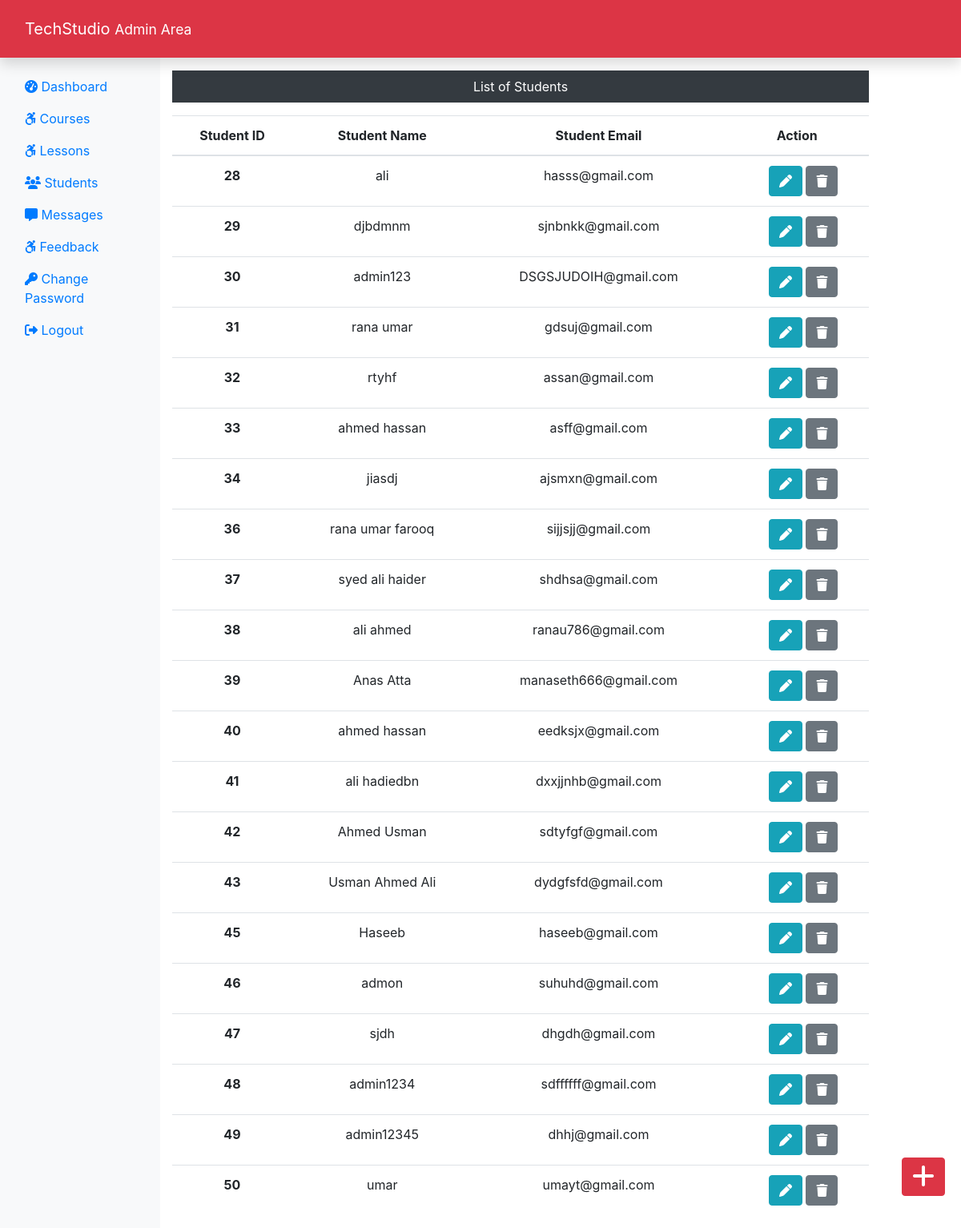
The page /student.php (signed in) on the database its author committed.
### tables this page shows
CREATE TABLE `student` (
  `stu_id` int(11) NOT NULL,
  `stu_name` varchar(255) NOT NULL,
  `stu_email` varchar(255) NOT NULL,
  `stu_pass` varchar(255) NOT NULL,
  `stu_occ` varchar(255) NOT NULL,
  `stu_img` text NOT NULL
);

### student.php (the view, shortened to what this page needs)
<?php
require_once "dbconnection.php";
include ('adminheader.php');
?>
<div class="col-sm-9 mt-5 text-center">
    <p class="bg-dark text-white p-2">List of Students</p>
    <?php
    $sql = "select * from student";
    $result = mysqli_query($mysqli, $sql);
    if(mysqli_num_rows($result) > 0){
    ?>
        <table class="table">
            <thead>
                <tr>
                    <th scope="col">Student ID</th>
                    <th scope="col">Student Name</th>
                    <th scope="col">Student Email</th>
                    <th scope="col">Action</th>
                </tr>
            </thead>
            <tbody>
                <?php
                while($row = mysqli_fetch_assoc($result)){
                    echo '<tr>';
                    echo '<th scope="row">'.$row['stu_id'].'</th>';
                    echo '<td>'.$row['stu_name'].'</td>';
                    echo '<td>'.$row['stu_email'].'</td>';
                    echo '<td>';
                    echo '<form action="editstudent.php" method="post" class="d-inline">
                    <input type="hidden" name="id" value='.$row["stu_id"].'>
                    <button type="submit" class="btn btn-info ml-3" name="view"><i class="fas fa-pen"></i></button>
                    </form>
                    <form action="" method="post" class="d-inline">
                    <input type="hidden" name="id" value='.$row["stu_id"].'>
                    <button type="submit" class="btn btn-secondary" name="delete"><i class="fa-solid fa-trash"></i></button>
                    </form>
                    </td></tr>';
                }?>
            </tbody>
        </table>
    <?php } else {
        echo "0 Result";
    }
        ?>
</div>
</div>
<div>
    <a class="btn btn-danger boxbtn" href="addstudent.php"><i class="fas fa-plus fa-2x"></i></a>
</div>
</body>
</html>

### css/style.css (style rules this page uses)
:root { --color-1 : #dc3545; -color-2 : #225470; }

### adminheader.php (style rules this page uses)
.boxbtn { position: fixed; bottom: 10px; right: 20px; margin-bottom: 30px; }

### rows shown on the page
student: stu_id "28", stu_name "ali", stu_email "hasss@gmail.com"
student: stu_id "29", stu_name "djbdmnm", stu_email "sjnbnkk@gmail.com"
student: stu_id "30", stu_name "admin123", stu_email "DSGSJUDOIH@gmail.com"
student: stu_id "31", stu_name "rana umar", stu_email "gdsuj@gmail.com"
student: stu_id "32", stu_name "rtyhf", stu_email "assan@gmail.com"
student: stu_id "33", stu_name "ahmed hassan", stu_email "asff@gmail.com"
student: stu_id "34", stu_name "jiasdj", stu_email "ajsmxn@gmail.com"
student: stu_id "36", stu_name "rana umar farooq", stu_email "sijjsjj@gmail.com"
student: stu_id "37", stu_name "syed ali haider", stu_email "shdhsa@gmail.com"
student: stu_id "38", stu_name "ali ahmed", stu_email "ranau786@gmail.com"
student: stu_id "39", stu_name "Anas Atta", stu_email "manaseth666@gmail.com"
student: stu_id "40", stu_name "ahmed hassan", stu_email "eedksjx@gmail.com"
student: stu_id "41", stu_name "ali hadiedbn", stu_email "dxxjjnhb@gmail.com"
student: stu_id "42", stu_name "Ahmed Usman", stu_email "sdtyfgf@gmail.com"
student: stu_id "43", stu_name "Usman Ahmed Ali", stu_email "dydgfsfd@gmail.com"
student: stu_id "45", stu_name "Haseeb", stu_email "haseeb@gmail.com"
student: stu_id "46", stu_name "admon", stu_email "suhuhd@gmail.com"
student: stu_id "47", stu_name "sjdh", stu_email "dhgdh@gmail.com"
student: stu_id "48", stu_name "admin1234", stu_email "sdffffff@gmail.com"
student: stu_id "49", stu_name "admin12345", stu_email "dhhj@gmail.com"
student: stu_id "50", stu_name "umar", stu_email "umayt@gmail.com"
